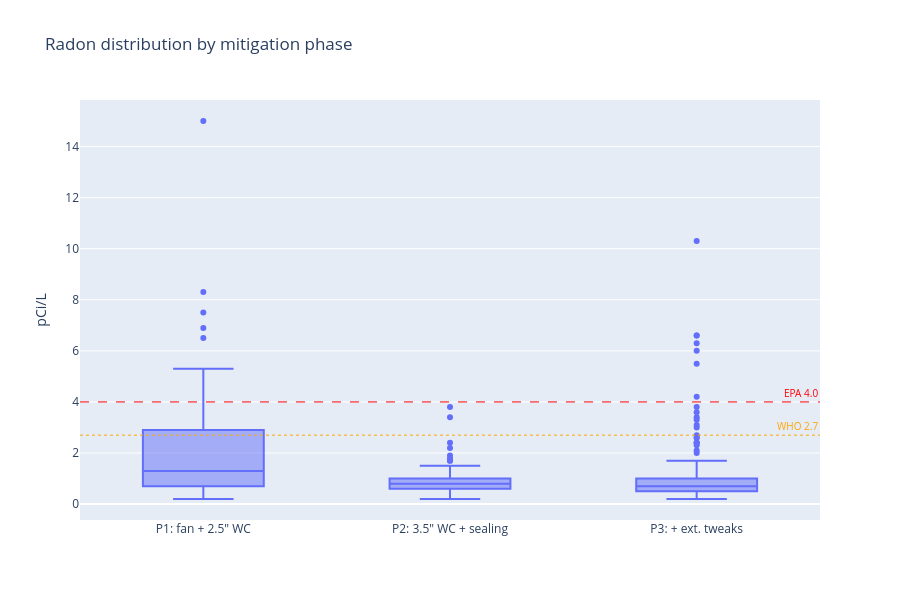

Here is the notebook cell this chart was saved with:
### Code cell
phase_long = pd.concat([
    s.to_frame('radon').assign(phase=name)
    for name, s in phase_series.items()
]).reset_index()

fig = px.box(phase_long, x='phase', y='radon', points='outliers',
             title='Radon distribution by mitigation phase',
             labels={'radon': 'pCi/L', 'phase': ''})
annotate(fig)
fig.show()

### Figure 1 — Plotly figure (JSON) as saved in the notebook; plotly's stock layout.template omitted (floating-point values rounded to 4 significant figures; data arrays with more than 128 entries replaced by an {"elided": "..."} marker saying what was removed)
{"data": [{"alignmentgroup": "True", "boxpoints": "outliers", "hovertemplate": "=%{x}<br>pCi/L=%{y}<extra></extra>", "legendgroup": "", "marker": {"color": "#636efa"}, "name": "", "notched": false, "offsetgroup": "", "orientation": "v", "showlegend": false, "type": "box", "x": {"elided": "346 str values"}, "x0": " ", "xaxis": "x", "y": {"elided": "346 float values"}, "y0": " ", "yaxis": "y"}], "layout": {"annotations": [{"font": {"color": "red", "size": 10}, "showarrow": false, "text": "EPA 4.0", "x": 1, "xanchor": "right", "xref": "x domain", "y": 4.0, "yanchor": "bottom", "yref": "y"}, {"font": {"color": "orange", "size": 10}, "showarrow": false, "text": "WHO 2.7", "x": 1, "xanchor": "right", "xref": "x domain", "y": 2.7, "yanchor": "bottom", "yref": "y"}], "boxmode": "group", "height": 600, "legend": {"tracegroupgap": 0}, "shapes": [{"line": {"color": "red", "dash": "dash", "width": 1}, "type": "line", "x0": 0, "x1": 1, "xref": "x domain", "y0": 4.0, "y1": 4.0, "yref": "y"}, {"line": {"color": "orange", "dash": "dot", "width": 1}, "type": "line", "x0": 0, "x1": 1, "xref": "x domain", "y0": 2.7, "y1": 2.7, "yref": "y"}], "title": {"text": "Radon distribution by mitigation phase"}, "xaxis": {"anchor": "y", "domain": [0.0, 1.0], "title": {"text": ""}}, "yaxis": {"anchor": "x", "domain": [0.0, 1.0], "title": {"text": "pCi/L"}}}}
